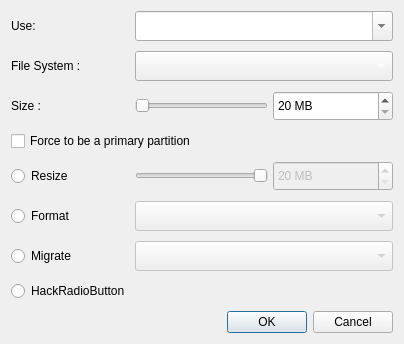
<?xml version="1.0" encoding="UTF-8"?>
<ui version="4.0">
 <class>PartitionWidget</class>
 <widget class="QWidget" name="PartitionWidget">
  <property name="geometry">
   <rect>
    <x>0</x>
    <y>0</y>
    <width>404</width>
    <height>315</height>
   </rect>
  </property>
  <property name="styleSheet">
   <string notr="true"/>
  </property>
  <layout class="QGridLayout" name="gridLayout">
   <property name="horizontalSpacing">
    <number>5</number>
   </property>
   <property name="verticalSpacing">
    <number>10</number>
   </property>
   <item row="0" column="0">
    <widget class="QLabel" name="label_2">
     <property name="font">
      <font/>
     </property>
     <property name="text">
      <string>Use:</string>
     </property>
    </widget>
   </item>
   <item row="0" column="1" colspan="2">
    <widget class="QComboBox" name="mountpointMenu">
     <property name="minimumSize">
      <size>
       <width>0</width>
       <height>30</height>
      </size>
     </property>
     <property name="styleSheet">
      <string notr="true">	color: #333333;  </string>
     </property>
     <property name="editable">
      <bool>true</bool>
     </property>
     <property name="currentIndex">
      <number>0</number>
     </property>
     <item>
      <property name="text">
       <string/>
      </property>
     </item>
    </widget>
   </item>
   <item row="2" column="0">
    <widget class="QLabel" name="sizeLabel">
     <property name="font">
      <font/>
     </property>
     <property name="text">
      <string>Size :</string>
     </property>
    </widget>
   </item>
   <item row="2" column="1">
    <widget class="QSlider" name="sizeSlider">
     <property name="styleSheet">
      <string notr="true"/>
     </property>
     <property name="orientation">
      <enum>Qt::Horizontal</enum>
     </property>
    </widget>
   </item>
   <item row="2" column="2">
    <widget class="QSpinBox" name="sizeSpin">
     <property name="sizePolicy">
      <sizepolicy hsizetype="Preferred" vsizetype="Fixed">
       <horstretch>0</horstretch>
       <verstretch>0</verstretch>
      </sizepolicy>
     </property>
     <property name="minimumSize">
      <size>
       <width>120</width>
       <height>30</height>
      </size>
     </property>
     <property name="suffix">
      <string> MB</string>
     </property>
     <property name="minimum">
      <number>20</number>
     </property>
     <property name="maximum">
      <number>100</number>
     </property>
     <property name="singleStep">
      <number>50</number>
     </property>
     <property name="value">
      <number>20</number>
     </property>
    </widget>
   </item>
   <item row="4" column="0">
    <widget class="QRadioButton" name="resizeRadio">
     <property name="text">
      <string>Resize</string>
     </property>
    </widget>
   </item>
   <item row="4" column="1">
    <widget class="QSlider" name="resizeSlider">
     <property name="enabled">
      <bool>false</bool>
     </property>
     <property name="layoutDirection">
      <enum>Qt::RightToLeft</enum>
     </property>
     <property name="styleSheet">
      <string notr="true"/>
     </property>
     <property name="orientation">
      <enum>Qt::Horizontal</enum>
     </property>
    </widget>
   </item>
   <item row="4" column="2">
    <widget class="QSpinBox" name="resizeSpin">
     <property name="enabled">
      <bool>false</bool>
     </property>
     <property name="sizePolicy">
      <sizepolicy hsizetype="Preferred" vsizetype="Fixed">
       <horstretch>0</horstretch>
       <verstretch>0</verstretch>
      </sizepolicy>
     </property>
     <property name="minimumSize">
      <size>
       <width>120</width>
       <height>30</height>
      </size>
     </property>
     <property name="suffix">
      <string> MB</string>
     </property>
     <property name="minimum">
      <number>20</number>
     </property>
     <property name="maximum">
      <number>100</number>
     </property>
     <property name="singleStep">
      <number>50</number>
     </property>
     <property name="value">
      <number>20</number>
     </property>
    </widget>
   </item>
   <item row="7" column="0">
    <widget class="QRadioButton" name="formatRadio">
     <property name="text">
      <string>Format</string>
     </property>
    </widget>
   </item>
   <item row="7" column="1" colspan="2">
    <widget class="QComboBox" name="formatCombo">
     <property name="enabled">
      <bool>false</bool>
     </property>
     <property name="minimumSize">
      <size>
       <width>0</width>
       <height>30</height>
      </size>
     </property>
    </widget>
   </item>
   <item row="8" column="0">
    <widget class="QRadioButton" name="migrateRadio">
     <property name="text">
      <string>Migrate</string>
     </property>
    </widget>
   </item>
   <item row="8" column="1" colspan="2">
    <widget class="QComboBox" name="migrateCombo">
     <property name="enabled">
      <bool>false</bool>
     </property>
     <property name="minimumSize">
      <size>
       <width>0</width>
       <height>30</height>
      </size>
     </property>
    </widget>
   </item>
   <item row="10" column="0" colspan="3">
    <spacer name="verticalSpacer">
     <property name="orientation">
      <enum>Qt::Vertical</enum>
     </property>
     <property name="sizeHint" stdset="0">
      <size>
       <width>20</width>
       <height>40</height>
      </size>
     </property>
    </spacer>
   </item>
   <item row="11" column="0" colspan="3">
    <widget class="QDialogButtonBox" name="buttonBox">
     <property name="standardButtons">
      <set>QDialogButtonBox::Cancel|QDialogButtonBox::Ok</set>
     </property>
    </widget>
   </item>
   <item row="1" column="0">
    <widget class="QLabel" name="filesystemLabel">
     <property name="font">
      <font/>
     </property>
     <property name="text">
      <string>File System :</string>
     </property>
    </widget>
   </item>
   <item row="1" column="1" colspan="2">
    <widget class="QComboBox" name="filesystemMenu">
     <property name="minimumSize">
      <size>
       <width>0</width>
       <height>30</height>
      </size>
     </property>
     <property name="styleSheet">
      <string notr="true">#filesystemMenu{color:white}</string>
     </property>
    </widget>
   </item>
   <item row="3" column="0" colspan="2">
    <widget class="QCheckBox" name="primaryCheck">
     <property name="text">
      <string>Force to be a primary partition</string>
     </property>
    </widget>
   </item>
   <item row="9" column="0">
    <widget class="QRadioButton" name="radioButton">
     <property name="enabled">
      <bool>true</bool>
     </property>
     <property name="text">
      <string notr="true">HackRadioButton</string>
     </property>
    </widget>
   </item>
  </layout>
 </widget>
 <resources/>
 <connections>
  <connection>
   <sender>resizeRadio</sender>
   <signal>toggled(bool)</signal>
   <receiver>resizeSlider</receiver>
   <slot>setEnabled(bool)</slot>
   <hints>
    <hint type="sourcelabel">
     <x>52</x>
     <y>97</y>
    </hint>
    <hint type="destinationlabel">
     <x>205</x>
     <y>97</y>
    </hint>
   </hints>
  </connection>
  <connection>
   <sender>resizeSlider</sender>
   <signal>valueChanged(int)</signal>
   <receiver>resizeSpin</receiver>
   <slot>setValue(int)</slot>
   <hints>
    <hint type="sourcelabel">
     <x>205</x>
     <y>96</y>
    </hint>
    <hint type="destinationlabel">
     <x>370</x>
     <y>96</y>
    </hint>
   </hints>
  </connection>
  <connection>
   <sender>resizeSpin</sender>
   <signal>valueChanged(int)</signal>
   <receiver>resizeSlider</receiver>
   <slot>setValue(int)</slot>
   <hints>
    <hint type="sourcelabel">
     <x>370</x>
     <y>96</y>
    </hint>
    <hint type="destinationlabel">
     <x>205</x>
     <y>96</y>
    </hint>
   </hints>
  </connection>
  <connection>
   <sender>sizeSlider</sender>
   <signal>valueChanged(int)</signal>
   <receiver>sizeSpin</receiver>
   <slot>setValue(int)</slot>
   <hints>
    <hint type="sourcelabel">
     <x>205</x>
     <y>69</y>
    </hint>
    <hint type="destinationlabel">
     <x>370</x>
     <y>69</y>
    </hint>
   </hints>
  </connection>
  <connection>
   <sender>sizeSpin</sender>
   <signal>valueChanged(int)</signal>
   <receiver>sizeSlider</receiver>
   <slot>setValue(int)</slot>
   <hints>
    <hint type="sourcelabel">
     <x>370</x>
     <y>69</y>
    </hint>
    <hint type="destinationlabel">
     <x>205</x>
     <y>69</y>
    </hint>
   </hints>
  </connection>
  <connection>
   <sender>resizeRadio</sender>
   <signal>toggled(bool)</signal>
   <receiver>resizeSpin</receiver>
   <slot>setEnabled(bool)</slot>
   <hints>
    <hint type="sourcelabel">
     <x>51</x>
     <y>96</y>
    </hint>
    <hint type="destinationlabel">
     <x>370</x>
     <y>96</y>
    </hint>
   </hints>
  </connection>
  <connection>
   <sender>formatRadio</sender>
   <signal>toggled(bool)</signal>
   <receiver>formatCombo</receiver>
   <slot>setEnabled(bool)</slot>
   <hints>
    <hint type="sourcelabel">
     <x>55</x>
     <y>224</y>
    </hint>
    <hint type="destinationlabel">
     <x>271</x>
     <y>224</y>
    </hint>
   </hints>
  </connection>
  <connection>
   <sender>migrateRadio</sender>
   <signal>toggled(bool)</signal>
   <receiver>migrateCombo</receiver>
   <slot>setEnabled(bool)</slot>
   <hints>
    <hint type="sourcelabel">
     <x>55</x>
     <y>252</y>
    </hint>
    <hint type="destinationlabel">
     <x>271</x>
     <y>252</y>
    </hint>
   </hints>
  </connection>
 </connections>
</ui>
